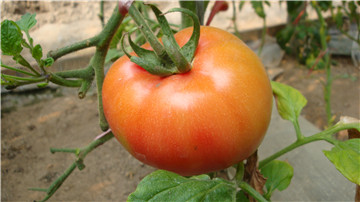
#> input picture EM5012MultidimensionalDigitalImageProcessingTechniques/hw5input_rgb.jpg, 360 x 202 px
$ python Homework4.py
#> lines starting #> are read from the running program, lines starting #| are printed output that depends on the picture
import tkinter as tk
from tkinter import filedialog, messagebox, simpledialog
import numpy as np
import cv2
from PIL import Image

# ========================
# Question 1:
# ========================
# Hide the main window
root = tk.Tk()
root.withdraw()
# Open the file selector window
file_path = filedialog.askopenfilename(
    title="Bir görüntü dosyası seçin",
    filetypes=[("Image files", "*.png;*.jpg;*.jpeg;*.bmp;*.gif")]
)
#> the answer given: hw5input_rgb.jpg
# Write selected file path
if file_path:
    print(f"Seçilen dosya: {file_path}")
    img = Image.open(file_path)
#> img is the input picture: PIL image 360x202 RGB; mean R, G, B 143.5, 119.3, 75.5
else:
    print("Hiçbir dosya seçilmedi.")

if img.mode == 'RGB':
    img = cv2.cvtColor(np.array(img), cv2.COLOR_RGB2BGR)
#> img: shape (202, 360, 3)
elif img.mode == 'L':
    img = np.array(img)

cv2.imshow("Original Image", img)
# ========================
# Question 1: (a)
# ========================
flipped_image_vertical = cv2.flip(img, 0)
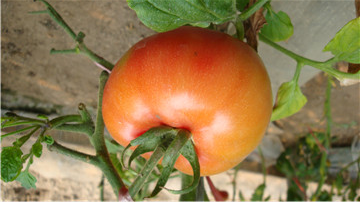
#> flipped_image_vertical: shape (202, 360, 3); mean B, G, R 75.5, 119.3, 143.5
cv2.imshow("Vertically Flipped Image", flipped_image_vertical)
# ========================
# Question 1: (b)
# ========================
mirrored_image = cv2.flip(img, 1)
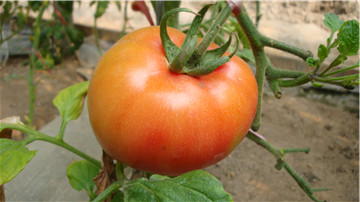
#> mirrored_image: shape (202, 360, 3); mean B, G, R 75.5, 119.3, 143.5
cv2.imshow("Mirrored Image", mirrored_image)
# ========================
# Question 1: (c)
# ========================
negative_image = 255 - img
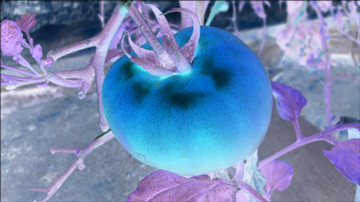
#> negative_image: shape (202, 360, 3); mean B, G, R 179.5, 135.7, 111.5
cv2.imshow("Negative Image", negative_image)
# ========================
# Question 1: (d)
# ========================
choice = simpledialog.askstring("Select Downscale Option",
                                "1. Enter the dowscale factor (e.g., 0.5). \n2. Enter the new dimensions (e.g., 800x600). \n\nPlease enter your choice (1 or 2):")
if choice == '1':
    # Get the scaling factor
    scale_factor = simpledialog.askfloat("Downscale Factor", "Enter the scaling factor (a value between 0 and 1):")
    if scale_factor is not None:
        # Calculate the new dimensions
        new_width = int(img.shape[1] * scale_factor)
        new_height = int(img.shape[0] * scale_factor)
        new_size = (new_width, new_height)
        # Resize the image to the new dimensions
        downscaled_image = cv2.resize(img, new_size, interpolation=cv2.INTER_NEAREST)
        messagebox.showinfo("Success", f"The image has been downscaled by a factor of {scale_factor} using Nearest Neighbor interpolation!")
elif choice == '2':
    # Get the new dimensions (e.g., 800x600 format)
    size_input = simpledialog.askstring("New Dimensions", "Enter the new dimensions (widthxheight):")
    if size_input:
        # Split the input and convert to integers
        try:
            new_width, new_height = map(int, size_input.split('x'))
            new_size = (new_width, new_height)
            # Resize the image to the new dimensions
            downscaled_image = cv2.resize(img, new_size, interpolation=cv2.INTER_NEAREST)
            messagebox.showinfo("Success", f"The image has been downscaled to {new_width}x{new_height} using Nearest Neighbor interpolation!")
        except ValueError:
            messagebox.showerror("Error", "Invalid dimensions format! For example: 800x600")
else:
    messagebox.showerror("Invalid Option", "You entered an invalid option.")
#> (the run stopped early here; a loop or call above may not have finished)
